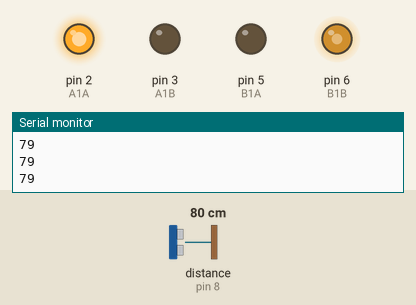
This sketch was run on a simulated Arduino Uno, built with avr-gcc and run on an emulated ATmega328P. Parts: output pins drawn as LEDs (lit = HIGH), the last lines printed to the serial monitor. Wiring (inferred from the names in the program): ultrasonic range finder: trigger pin 7; echo pin 8. The inputs (shaded band) are chosen by the test bench; at power-on: distance to the obstacle (sensor on pin 8) 80 cm. The echo pulse lasts 58.3 µs per cm; pins used as bus, display or sensor lines are not drawn.

Above: at 6.2 s.
6.3 s: distance to the obstacle (sensor on pin 8) set to 34 cm
7.8 s: distance to the obstacle (sensor on pin 8) set to 28 cm
At 8.6 s:
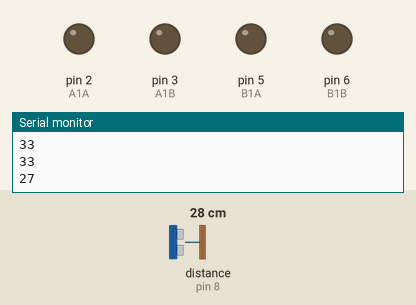
10.8 s: distance to the obstacle (sensor on pin 8) set to 35 cm
At 12.9 s:
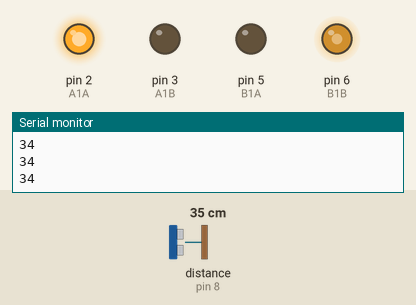
13.1 s: distance to the obstacle (sensor on pin 8) set to 2 cm
At 16.3 s:
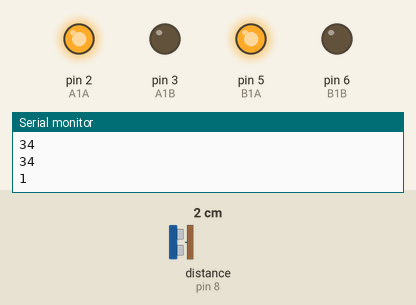
Timing chart, 0 to 17.1 s (numbered marks = the images above; inputs shaded):
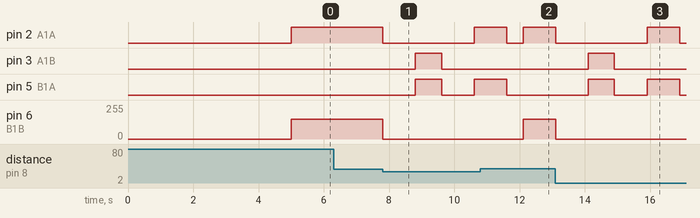

The sketch:

nuovo_robot.ino
```cpp
#define A1A 2 //blu nero bianco giallo
#define A1B 3
#define B1A 5
#define B1B 6

const int velocita = 150;
const int Trig = 7;
const int Echo = 8;

long durata;
int distanza;

void setup() {
  // put your setup code here, to run once:
  pinMode(A1A, OUTPUT);
  pinMode(A1B, OUTPUT);
  pinMode(B1A, OUTPUT);
  pinMode(B1B, OUTPUT);
  pinMode(Trig, OUTPUT);
  pinMode(Echo, INPUT);
  Serial.begin(9600);
  delay(5000);
}

void loop() {
  // put your main code here, to run repeatedly:

  avanti();

  digitalWrite(Trig, LOW);
  delayMicroseconds(2);

  digitalWrite(Trig, HIGH);
  delayMicroseconds(10);
  digitalWrite(Trig, LOW);

  durata = pulseIn(Echo, HIGH);
  distanza = durata * 0.0343 / 2;

  digitalWrite(Echo, LOW);

  Serial.println(distanza);

  if(distanza < 30){
    fermo();
    delay(1000);
    indietro();
    delay(800);
    fermo();
    delay(1000);
    destra();
    delay(1000);
    fermo();
    delay(500);
  }
}

void avanti(){
  analogWrite(A1A, velocita);
  analogWrite(A1B, 0);
  analogWrite(B1A, 0);
  analogWrite(B1B, velocita);
}

void indietro(){
  digitalWrite(A1A, LOW);
  digitalWrite(A1B, HIGH);
  digitalWrite(B1A, HIGH);
  digitalWrite(B1B, LOW);
}

void destra(){
  digitalWrite(A1A, HIGH);
  digitalWrite(A1B, LOW);
  digitalWrite(B1A, HIGH);
  digitalWrite(B1B, LOW);
}

void sinistra(){
  digitalWrite(A1A, LOW);
  digitalWrite(A1B, LOW);
  digitalWrite(B1A, LOW);
  digitalWrite(B1B, HIGH);
}

void fermo(){
  digitalWrite(A1A, LOW);
  digitalWrite(A1B, LOW);
  digitalWrite(B1A, LOW);
  digitalWrite(B1B, LOW);
}
```

Measured:
- the behaviour switches between 31 and 30 cm on distance to the obstacle (sensor on pin 8) (found by bisection; images 0 and 1)
- after the input at 7.8 s, pin 2 (A1A): HIGH → LOW at once, → HIGH 2.8 s later; pin 3 (A1B): LOW → HIGH after 1.0 s, → LOW 0.80 s later; pin 5 (B1A): LOW → HIGH after 1.0 s, → LOW 0.80 s later, → HIGH 1.0 s later; pin 6 (B1B): 150/255 → 0/255 at once
- after the input at 10.8 s, pin 6 (B1B): 0/255 → 150/255 after 1.3 s
- after the input at 13.1 s, pin 2 (A1A): HIGH → LOW at once, → HIGH 2.8 s later, → LOW 1.0 s later; pin 3 (A1B): LOW → HIGH after 1.0 s, → LOW 0.80 s later; pin 5 (B1A): LOW → HIGH after 1.0 s, → LOW 0.80 s later, → HIGH 1.0 s later, → LOW 1.0 s later; pin 6 (B1B): 150/255 → 0/255 at once
